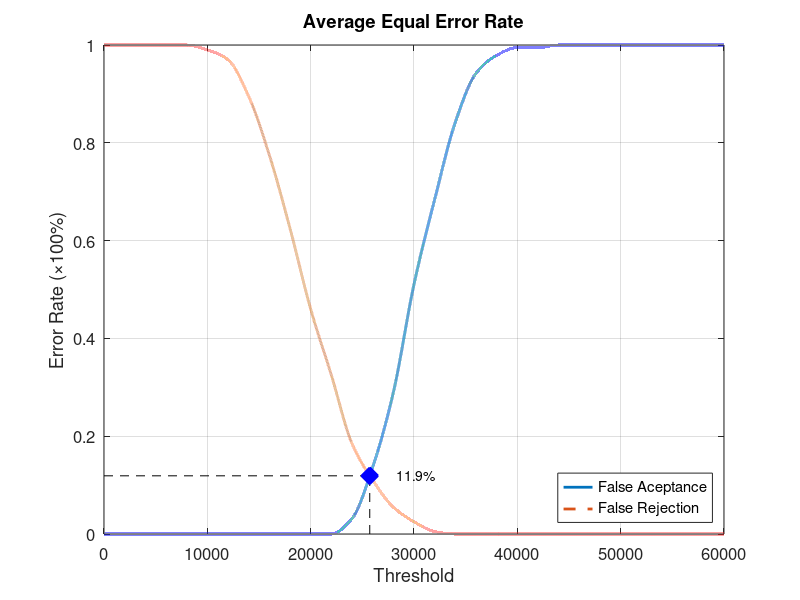
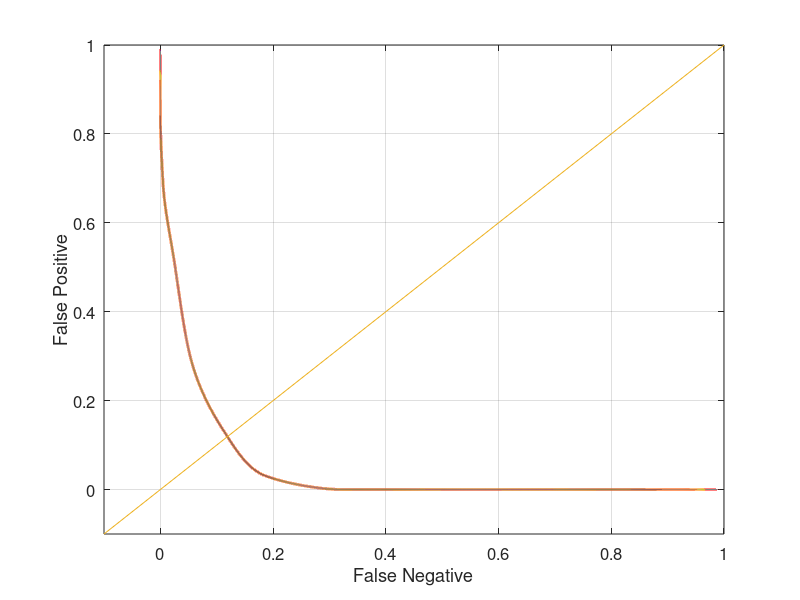

These charts were generated, in order, by the following MATLAB code:
function yEER = Database4_3
close all;
clear;
clc;
x = 0:2000:60000;
xq = 0:0.5:60000;

y0 = [0 0 0 0 0 0 0 0 0 0 0 0 0.0315789 0.136842 0.289474 0.510526 0.684211 0.842105 0.942105 0.978947 0.994737 0.994737 1 1 1 1 1 1 1 1 1];
yy0 = interp1(x, y0, xq, 'pchip');
y1 = [1 1 1 1 1 0.99 0.97 0.895 0.775 0.625 0.46 0.325 0.185 0.11 0.055 0.025 0.005 0 0 0 0 0 0 0 0 0 0 0 0 0 0];
yy1 = interp1(x, y1, xq, 'pchip');

% Calculating EER: 
y2 = abs(y0 - y1);
find(y2 == min(y2))
yy2 = abs(yy0 - yy1);
xEER = find(yy2 == min(yy2));
xEERIndex = xq(xEER) % X-axis EER
yEER = yy0(xEER) % Y-axis EER

main = figure
plot(xq, yy0,'-','LineWidth', 2);	hold on
plot(xq, yy1,'--','LineWidth', 2);	hold on
plot([xEERIndex xEERIndex], [0 yEER], 'k--');	hold on
plot([0 xEERIndex], [yEER yEER], 'k--');	hold on
plot(xEERIndex, yEER, 'bx', 'LineWidth', 10);	hold on
text(xEERIndex + 10 * xEERIndex / 100, yEER, [num2str(round((10000 * yEER)) / 100) '%'])
legend('False Aceptance', 'False Rejection', 'Location', 'SouthEast')
xlabel('Threshold')
ylabel('Error Rate (\times100%)')
title('Average Equal Error Rate')
set(gca, 'FontSize', 12)
axis([0 60000 0 1])
grid on

print(main, 'Database4_3Main', '-dpng');
FNRxFPR = figure('Color', [1 1 1]);
plot(yy1, yy0, '-', yy1, yy0, 'LineWidth', 2);
hold on
y = -0.1:0.1:1
plot(y, y); 
set(gca, 'FontSize', 12)
xlabel('False Negative')
ylabel('False Positive')
axis([-0.1 1 -0.1 1])
set(gca, 'FontSize', 12)
grid on

print(FNRxFPR, 'Database4_3FNRxFPR','-dpng');
end
